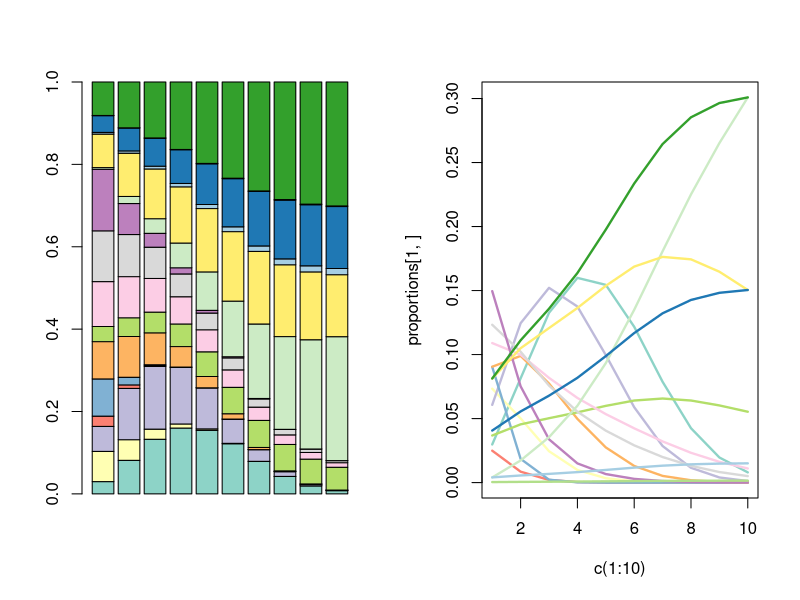

Write R code to recreate this figure.

# Stacked bars vs lines
library(ggplot2)
library(reshape2)
library(RColorBrewer)

# Create some data with different shapes etc. (Don't want to artificially make it easy.)
d <- data.frame(a = dpois(1:10, 4),
                b = dpois(3:12, 2),
                c = dpois(1:10, 3),
                d = dpois(3:12, 1),
                e = dpois(1:10, 0.3),
                f = dpois(3:12, 3.2),
                g = dexp(1:10, 0.1),
                h = dexp(1:10, 0.4),
                i = dexp(1:10, 0.5),
                j = dexp(1:10, 1),
                k = seq(0.01,0.2,length.out=10),
                l = seq(0.2,0.1, length.out=10),
                m = rep(0.01,10),
                n = rep(0.1,10),
                o = rep(0.001,10),
                p = rep(0.2,10))

# Create a pallette 
pal <- c(brewer.pal(12, 'Set3'), brewer.pal(5, 'Paired'))

# Convert to proportions
proportions <- apply(d, 1, function(x) x/sum(x))



png('~/Dropbox/Documents/statsforbios/stackedbarvslines.png', width=1000)
par(mfrow=c(1,2))

# A stacked bar plot
barplot(data.matrix(proportions), beside=FALSE, col=pal)

# A line plot
plot(proportions[1,] ~ c(1:10), col=pal[1], type='l', ylim=c(0, max(proportions)), lwd=2.3)
for(i in 2:16){
        lines(proportions[i,] ~ c(1:10), col=pal[i], lwd=2.3)
}
dev.off()


